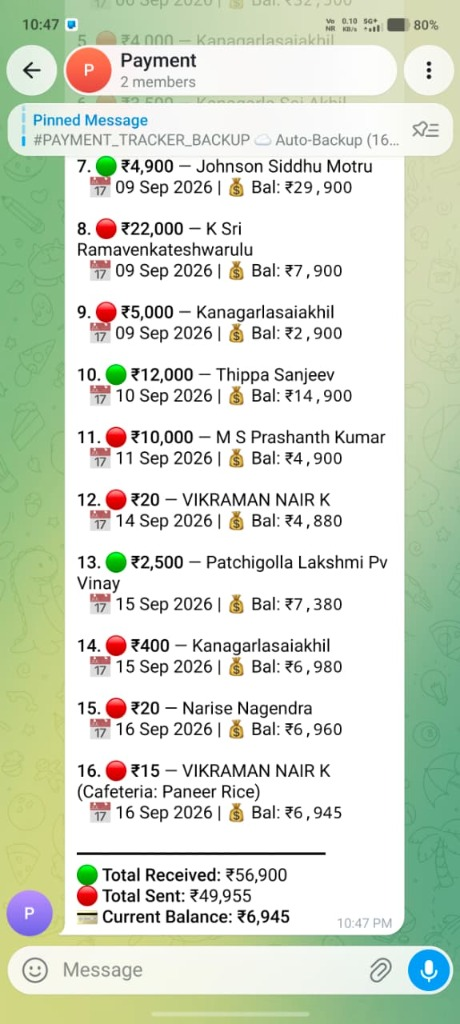
#> input picture tests/fixtures/test_ocr_run.jpg, 460 x 1024 px
$ python -i preprocess.py   (imports and definitions only)
#> lines starting #> are read from the running program, lines starting #| are printed output that depends on the picture
def preprocess_image_for_ocr(image_path: str) -> str:
#> called with image_path = '../tests/fixtures/test_ocr_run.jpg'
    try:
        import cv2
        import numpy as np
    except Exception:
        return image_path

    try:
        import os
        # Read image safely with unicode path support on Windows
        try:
            with open(image_path, "rb") as f:
                img_array = np.frombuffer(f.read(), np.uint8)
            img = cv2.imdecode(img_array, cv2.IMREAD_COLOR)
#> img is the input picture: shape (1024, 460, 3); mean B, G, R 204.1, 221, 212
        except Exception:
            img = cv2.imread(image_path)

        if img is None:
            return image_path

        gray = cv2.cvtColor(img, cv2.COLOR_BGR2GRAY)
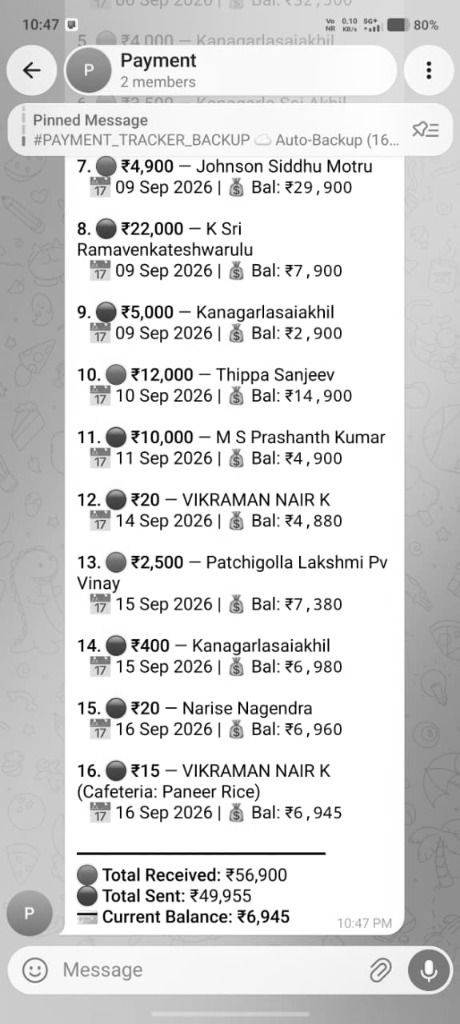
#> gray: shape (1024, 460); min 0, max 255, mean 216.4
        height, width = gray.shape
#> height = 1024; width = 460
        if height < 1000 or width < 1000:
            gray = cv2.resize(gray, None, fx=2.0, fy=2.0, interpolation=cv2.INTER_CUBIC)
#> gray: shape (2048, 920)
        clahe = cv2.createCLAHE(clipLimit=2.0, tileGridSize=(8, 8))
        gray = clahe.apply(gray)
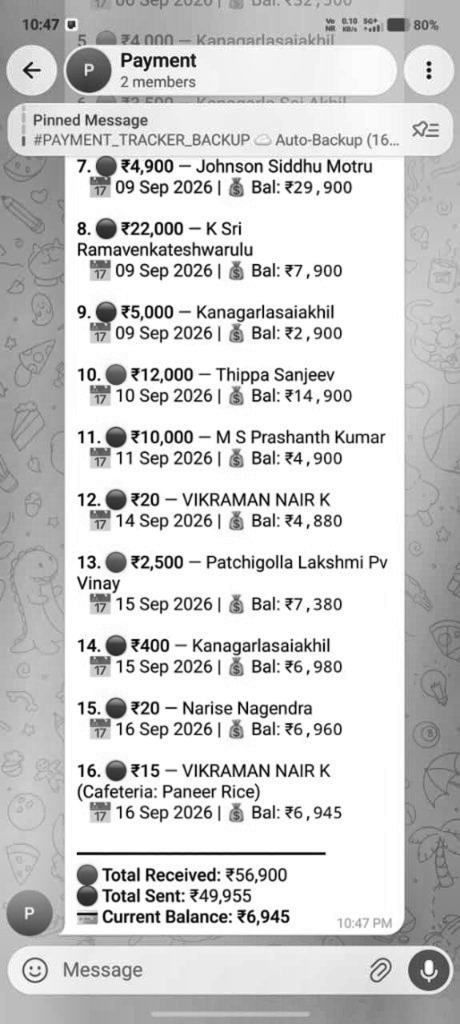
#> gray: shape (2048, 920) (shown at 1/2 size); min 1, max 255, mean 207.1
        gray = cv2.bilateralFilter(gray, 5, 50, 50)

        root, ext = os.path.splitext(image_path)
        ext = ext if ext else '.jpg'
        processed_path = f"{root}_processed{ext}"

        # Write image safely with unicode path support using cv2.imencode + .tofile
        success, buf = cv2.imencode(ext, gray)
        if success:
            buf.tofile(processed_path)
            return processed_path
        else:
            cv2.imwrite(processed_path, gray)
            return processed_path
    except Exception:
        return image_path

>>> result = preprocess_image_for_ocr('../tests/fixtures/test_ocr_run.jpg')
